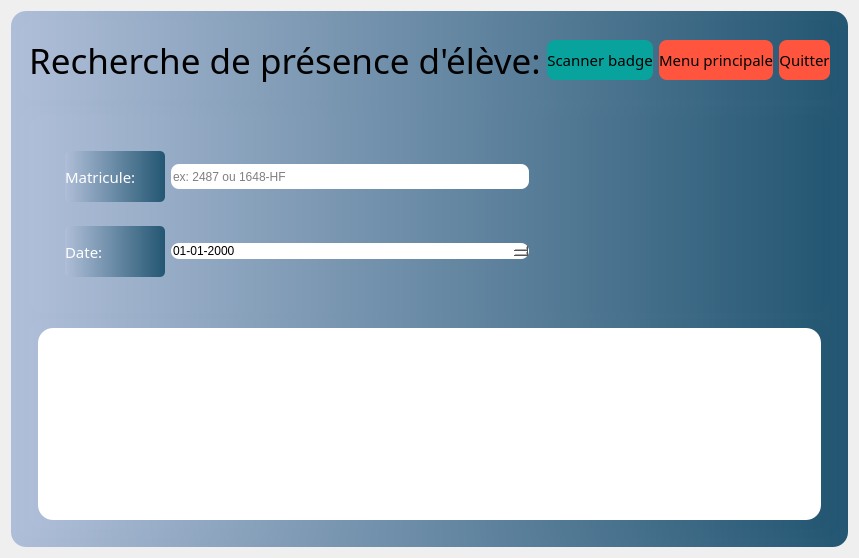
      <widget class="QWidget" name="page_4">
       <layout class="QHBoxLayout" name="horizontalLayout_68">
        <item>
         <widget class="QFrame" name="frame_22">
          <property name="styleSheet">
           <string notr="true">*{
background: qlineargradient(spread:pad, x1:0, y1:0, x2:1, y2:0, stop:0 rgba(175, 190, 216, 255), stop:1 rgba(35, 86, 114, 255));
border:0px;
border-radius:15px;
}</string>
          </property>
          <property name="frameShape">
           <enum>QFrame::StyledPanel</enum>
          </property>
          <property name="frameShadow">
           <enum>QFrame::Raised</enum>
          </property>
          <layout class="QVBoxLayout" name="verticalLayout_21">
           <item>
            <widget class="QFrame" name="frame_23">
             <property name="minimumSize">
              <size>
               <width>0</width>
               <height>80</height>
              </size>
             </property>
             <property name="maximumSize">
              <size>
               <width>16777215</width>
               <height>80</height>
              </size>
             </property>
             <property name="frameShape">
              <enum>QFrame::StyledPanel</enum>
             </property>
             <property name="frameShadow">
              <enum>QFrame::Raised</enum>
             </property>
             <layout class="QHBoxLayout" name="horizontalLayout_69">
              <item>
               <widget class="QLabel" name="label_34">
                <property name="font">
                 <font>
                  <family>Quicksand Light</family>
                  <pointsize>26</pointsize>
                 </font>
                </property>
                <property name="styleSheet">
                 <string notr="true">*{
background:none;
}</string>
                </property>
                <property name="text">
                 <string>Recherche de présence d'élève:</string>
                </property>
               </widget>
              </item>
              <item>
               <widget class="QPushButton" name="btn_redir_scann_bade">
                <property name="maximumSize">
                 <size>
                  <width>180</width>
                  <height>40</height>
                 </size>
                </property>
                <property name="font">
                 <font>
                  <family>Quicksand Light</family>
                  <pointsize>11</pointsize>
                 </font>
                </property>
                <property name="styleSheet">
                 <string notr="true">*{
background:rgb(9, 163, 158);
border-radius:8px;
}
QPushButton:hover{
background:rgb(13, 58, 53);
color:#FFF;
font-size:18px;
}
QPushButton:pressed{
background:rgb(98, 255, 237);
}</string>
                </property>
                <property name="text">
                 <string>Scanner badge</string>
                </property>
               </widget>
              </item>
              <item>
               <widget class="QPushButton" name="btn_menu_principale_eseignant_2">
                <property name="maximumSize">
                 <size>
                  <width>150</width>
                  <height>40</height>
                 </size>
                </property>
                <property name="font">
                 <font>
                  <family>Quicksand Light</family>
                  <pointsize>11</pointsize>
                 </font>
                </property>
                <property name="styleSheet">
                 <string notr="true">*{
background:rgb(255, 85, 62);
border-radius:8px;
}
QPushButton:hover{
background:rgb(198, 66, 43);
color:#FFF;
font-size:18px;
}
QPushButton:pressed{
background:rgb(255, 142, 114);
}</string>
                </property>
                <property name="text">
                 <string>Menu principale</string>
                </property>
               </widget>
              </item>
              <item>
               <widget class="QPushButton" name="btn_quitter_2">
                <property name="maximumSize">
                 <size>
                  <width>60</width>
                  <height>40</height>
                 </size>
                </property>
                <property name="font">
                 <font>
                  <family>Quicksand Light</family>
                  <pointsize>11</pointsize>
                 </font>
                </property>
                <property name="styleSheet">
                 <string notr="true">*{
background:rgb(255, 85, 62);
border-radius:8px;
}
QPushButton:hover{
background:rgb(198, 66, 43);
color:#FFF;
font-size:18px;
}
QPushButton:pressed{
background:rgb(255, 142, 114);
}</string>
                </property>
                <property name="text">
                 <string>Quitter</string>
                </property>
               </widget>
              </item>
             </layout>
            </widget>
           </item>
           <item>
            <widget class="QFrame" name="frame_24">
             <property name="frameShape">
              <enum>QFrame::StyledPanel</enum>
             </property>
             <property name="frameShadow">
              <enum>QFrame::Raised</enum>
             </property>
             <layout class="QVBoxLayout" name="verticalLayout_26">
              <item>
               <widget class="QFrame" name="frame_42">
                <property name="maximumSize">
                 <size>
                  <width>16777215</width>
                  <height>200</height>
                 </size>
                </property>
                <property name="frameShape">
                 <enum>QFrame::StyledPanel</enum>
                </property>
                <property name="frameShadow">
                 <enum>QFrame::Raised</enum>
                </property>
                <layout class="QVBoxLayout" name="verticalLayout_30">
                 <item>
                  <widget class="QFrame" name="frame_75">
                   <property name="minimumSize">
                    <size>
                     <width>0</width>
                     <height>180</height>
                    </size>
                   </property>
                   <property name="maximumSize">
                    <size>
                     <width>100000</width>
                     <height>180</height>
                    </size>
                   </property>
                   <property name="styleSheet">
                    <string notr="true">*{
background:none;
}</string>
                   </property>
                   <property name="frameShape">
                    <enum>QFrame::StyledPanel</enum>
                   </property>
                   <property name="frameShadow">
                    <enum>QFrame::Raised</enum>
                   </property>
                   <layout class="QHBoxLayout" name="horizontalLayout_71">
                    <item>
                     <widget class="QFrame" name="frame_90">
                      <property name="maximumSize">
                       <size>
                        <width>500</width>
                        <height>16777215</height>
                       </size>
                      </property>
                      <property name="frameShape">
                       <enum>QFrame::StyledPanel</enum>
                      </property>
                      <property name="frameShadow">
                       <enum>QFrame::Raised</enum>
                      </property>
                      <layout class="QVBoxLayout" name="verticalLayout_29">
                       <item>
                        <widget class="QFrame" name="frame_76">
                         <property name="frameShape">
                          <enum>QFrame::StyledPanel</enum>
                         </property>
                         <property name="frameShadow">
                          <enum>QFrame::Raised</enum>
                         </property>
                         <layout class="QHBoxLayout" name="horizontalLayout_70">
                          <item>
                           <widget class="QLabel" name="label_35">
                            <property name="minimumSize">
                             <size>
                              <width>100</width>
                              <height>0</height>
                             </size>
                            </property>
                            <property name="maximumSize">
                             <size>
                              <width>60</width>
                              <height>16777215</height>
                             </size>
                            </property>
                            <property name="font">
                             <font>
                              <family>Quicksand Light</family>
                              <pointsize>11</pointsize>
                             </font>
                            </property>
                            <property name="styleSheet">
                             <string notr="true">*{
background: qlineargradient(spread:pad, x1:0, y1:0, x2:1, y2:0, stop:0 rgba(175, 190, 216, 255), stop:1 rgba(35, 86, 114, 255));
border:0px;
border-radius:5px;
color: #FFF;
}</string>
                            </property>
                            <property name="text">
                             <string>Matricule:</string>
                            </property>
                           </widget>
                          </item>
                          <item>
                           <widget class="QLineEdit" name="input_matricule_recherche_ens">
                            <property name="minimumSize">
                             <size>
                              <width>0</width>
                              <height>25</height>
                             </size>
                            </property>
                            <property name="maximumSize">
                             <size>
                              <width>16777215</width>
                              <height>25</height>
                             </size>
                            </property>
                            <property name="styleSheet">
                             <string notr="true">*{
color: #000;
background:#FFF;
border-radius:8px;
}</string>
                            </property>
                            <property name="placeholderText">
                             <string>ex: 2487 ou 1648-HF</string>
                            </property>
                           </widget>
                          </item>
                         </layout>
                        </widget>
                       </item>
                       <item>
                        <widget class="QFrame" name="frame_78">
                         <property name="minimumSize">
                          <size>
                           <width>0</width>
                           <height>30</height>
                          </size>
                         </property>
                         <property name="frameShape">
                          <enum>QFrame::StyledPanel</enum>
                         </property>
                         <property name="frameShadow">
                          <enum>QFrame::Raised</enum>
                         </property>
                         <layout class="QHBoxLayout" name="horizontalLayout_72">
                          <item>
                           <widget class="QLabel" name="label_37">
                            <property name="minimumSize">
                             <size>
                              <width>100</width>
                              <height>25</height>
                             </size>
                            </property>
                            <property name="maximumSize">
                             <size>
                              <width>100</width>
                              <height>16777215</height>
                             </size>
                            </property>
                            <property name="font">
                             <font>
                              <family>Quicksand Light</family>
                              <pointsize>11</pointsize>
                             </font>
                            </property>
                            <property name="styleSheet">
                             <string notr="true">*{
background: qlineargradient(spread:pad, x1:0, y1:0, x2:1, y2:0, stop:0 rgba(175, 190, 216, 255), stop:1 rgba(35, 86, 114, 255));
border:0px;
border-radius:5px;
color: #FFF;
}</string>
                            </property>
                            <property name="text">
                             <string>Date:</string>
                            </property>
                           </widget>
                          </item>
                          <item>
                           <widget class="QDateEdit" name="input_date_recherche_ens">
                            <property name="styleSheet">
                             <string notr="true">*{
background: #FFF;
border-radius:8px;
color: #000;
}</string>
                            </property>
                            <property name="dateTime">
                             <datetime>
                              <hour>0</hour>
                              <minute>0</minute>
                              <second>0</second>
                              <year>2000</year>
                              <month>1</month>
                              <day>1</day>
                             </datetime>
                            </property>
                            <property name="displayFormat">
                             <string>dd-MM-yyyy</string>
                            </property>
                           </widget>
                          </item>
                         </layout>
                        </widget>
                       </item>
                      </layout>
                     </widget>
                    </item>
                    <item>
                     <widget class="QFrame" name="frame_77">
                      <property name="frameShape">
                       <enum>QFrame::StyledPanel</enum>
                      </property>
                      <property name="frameShadow">
                       <enum>QFrame::Raised</enum>
                      </property>
                      <widget class="QLabel" name="LOGO_im">
                       <property name="geometry">
                        <rect>
                         <x>260</x>
                         <y>20</y>
                         <width>151</width>
                         <height>131</height>
                        </rect>
                       </property>
                       <property name="text">
                        <string>TextLabel</string>
                       </property>
                       <property name="alignment">
                        <set>Qt::AlignCenter</set>
                       </property>
                      </widget>
                     </widget>
                    </item>
                   </layout>
                  </widget>
                 </item>
                </layout>
               </widget>
              </item>
              <item>
               <widget class="QFrame" name="frame_74">
                <property name="frameShape">
                 <enum>QFrame::StyledPanel</enum>
                </property>
                <property name="frameShadow">
                 <enum>QFrame::Raised</enum>
                </property>
                <layout class="QVBoxLayout" name="verticalLayout_31">
                 <item>
                  <widget class="QTableView" name="tableViewRecherche_ens">
                   <property name="maximumSize">
                    <size>
                     <width>100000</width>
                     <height>320</height>
                    </size>
                   </property>
                   <property name="styleSheet">
                    <string notr="true">*{
color:#000;
background:#FFF;
border-radius:15px;
}</string>
                   </property>
                  </widget>
                 </item>
                </layout>
               </widget>
              </item>
             </layout>
            </widget>
           </item>
          </layout>
         </widget>
        </item>
       </layout>
      </widget>
